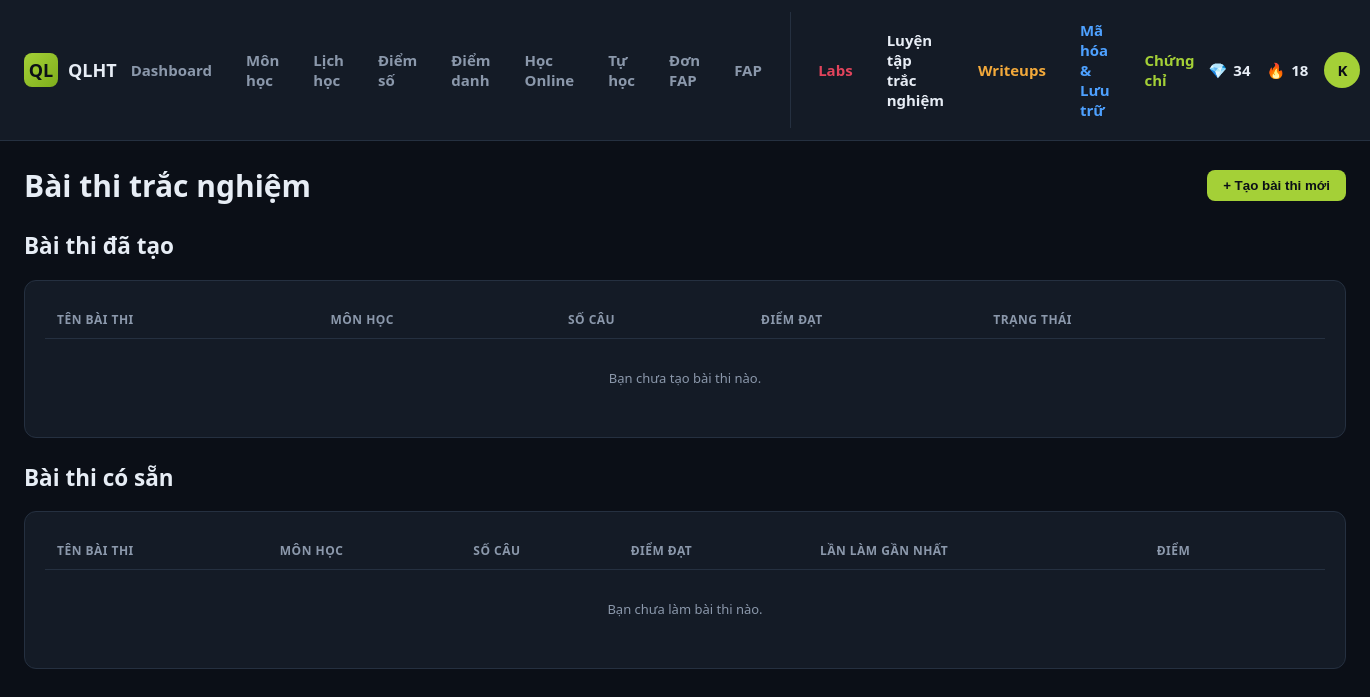
Page /assessments.php (signed in) on the committed database.
### tables this page shows
CREATE TABLE `students` (
  `id` int(11) NOT NULL,
  `student_code` varchar(20) NOT NULL,
  `full_name` varchar(100) NOT NULL,
  `major` varchar(150) NOT NULL,
  `email` varchar(100) DEFAULT NULL,
  `password_hash` varchar(255) NOT NULL,
  `role` enum('student','admin') NOT NULL DEFAULT 'student',
  `avatar` varchar(255) DEFAULT NULL,
  `streak_days` int(11) DEFAULT 0,
  `points` int(11) DEFAULT 0,
  `created_at` timestamp NOT NULL DEFAULT current_timestamp()
);

### config/auth.php (called while the page is built, shortened)
<?php
require_once __DIR__ . '/database.php';
function isLoggedIn(): bool {
    return isset($_SESSION['student_id']);
}
function currentStudent(): ?array {
    static $cache = null;
    if ($cache === null) {
        $stmt = getDB()->prepare('SELECT * FROM students WHERE id = ?');
        $stmt->execute([$_SESSION['student_id']]);
        $cache = $stmt->fetch() ?: null;
    }
    return $cache;
}

### config/database.php (called while the page is built, shortened)
<?php
function getDB(): PDO {
    static $pdo = null;
    if ($pdo === null) {
        $dsn = "mysql:host=" . DB_HOST . ";port=" . DB_PORT . ";dbname=" . DB_NAME . ";charset=" . DB_CHARSET;
        $options = [
            PDO::ATTR_ERRMODE            => PDO::ERRMODE_EXCEPTION,
            PDO::ATTR_DEFAULT_FETCH_MODE => PDO::FETCH_ASSOC,
            PDO::ATTR_EMULATE_PREPARES   => false,
        ];
        try {
            $pdo = new PDO($dsn, DB_USER, DB_PASS, $options);
        } catch (PDOException $e) {
            http_response_code(500);
            die('Loi ket noi co so du lieu: ' . htmlspecialchars($e->getMessage()));
        }
    }
    return $pdo;
}

### assessments.php (the view, shortened to what this page needs)
<?php
require_once __DIR__ . '/config/auth.php';
$db = getDB();
$sid = $_SESSION['student_id'];
$stmt = $db->prepare('SELECT a.*, s.subject_code FROM assessments a LEFT JOIN subjects s ON s.id=a.subject_id WHERE a.student_id=? ORDER BY a.created_at DESC');
$stmt->execute([$sid]);
$createdAssessments = $stmt->fetchAll();
$stmt = $db->prepare('SELECT a.*, aa.id as attempt_id, aa.total_score, aa.submitted_at FROM assessments a JOIN assessment_attempts aa ON aa.assessment_id=a.id WHERE aa.student_id=? AND a.is_published=1 ORDER BY aa.submitted_at DESC');
$stmt->execute([$sid]);
$completedAssessments = $stmt->fetchAll();
$activePage = 'assessments';
include __DIR__ . '/includes/header.php';
?>
<div class="card-header">
    <h1 style="margin:0;">Bài thi trắc nghiệm</h1>
    <button class="btn btn-accent" onclick="openCreateModal()">+ Tạo bài thi mới</button>
</div>
<h2 style="margin-top:24px;">Bài thi đã tạo</h2>
<div class="card">
    <table>
        <thead><tr><th>Tên bài thi</th><th>Môn học</th><th>Số câu</th><th>Điểm đạt</th><th>Trạng thái</th><th></th></tr></thead>
    </table>
    <?php if (!$createdAssessments): ?><div class="empty-state">Bạn chưa tạo bài thi nào.</div><?php endif; ?>
</div>
<h2 style="margin-top:24px;">Bài thi có sẵn</h2>
<div class="card">
    <table>
        <thead><tr><th>Tên bài thi</th><th>Môn học</th><th>Số câu</th><th>Điểm đạt</th><th>Lần làm gần nhất</th><th>Điểm</th><th></th></tr></thead>
    </table>
    <?php if (!$completedAssessments): ?><div class="empty-state">Bạn chưa làm bài thi nào.</div><?php endif; ?>
</div>
<?php include __DIR__ . '/includes/footer.php'; ?>

### includes/header.php (shortened to what this page needs)
<?php
$student = currentStudent();
$initial = $student ? mb_substr($student['full_name'], 0, 1) : '?';
?>
<!DOCTYPE html>
<html lang="vi">
<head>
<link rel="stylesheet" href="assets/css/style.css">
</head>
<body>
<div class="topbar">
    <div class="brand">
        <div class="logo">QL</div>
        QLHT
    </div>
    <nav>
        <a href="index.php" class="<?= $activePage === 'dashboard' ? 'active' : '' ?>">Dashboard</a>
        <a href="subjects.php" class="<?= $activePage === 'subjects' ? 'active' : '' ?>">Môn học</a>
        <a href="schedule.php" class="<?= $activePage === 'schedule' ? 'active' : '' ?>">Lịch học</a>
        <a href="grades.php" class="<?= $activePage === 'grades' ? 'active' : '' ?>">Điểm số</a>
        <a href="attendance.php" class="<?= $activePage === 'attendance' ? 'active' : '' ?>">Điểm danh</a>
        <a href="online.php" class="<?= $activePage === 'online' ? 'active' : '' ?>">Học Online</a>
        <a href="self_study.php" class="<?= ($activePage === 'self_study') ? 'active' : '' ?>">Tự học</a>
        <a href="fap.php" class="<?= $activePage === 'fap' ? 'active' : '' ?>">Đơn FAP</a>
         <a href="https://fap.fpt.edu.vn/Student.aspx" class="<?= $activePage === 'fap' ? 'active' : '' ?>">FAP</a>
    <a href="labs.php" class="<?= ($activePage === 'labs') ? 'active' : '' ?>" style="color: var(--red);"> Labs</a>
        <a href="quiz_take.php" class="<?= ($activePage === 'quiz') ? 'active' : '' ?>" style="color: var(--pink);">Luyện tập trắc nghiệm</a>
    <a href="writeups.php" class="<?= ($activePage === 'writeups') ? 'active' : '' ?>" style="color: var(--orange);"> Writeups</a>
    <a href="payloads.php" class="<?= ($activePage === 'payloads') ? 'active' : '' ?>" style="color: var(--blue);"> Mã hóa & Lưu trữ</a>
    <a href="certs.php" class="<?= ($activePage === 'certs') ? 'active' : '' ?>" style="color: var(--accent);"> Chứng chỉ</a>
    </nav>
    <div class="right">
        <?php if ($student): ?>
        <div class="stat-pill" title="Điểm rèn luyện"><span>💎</span> <?= (int)$student['points'] ?></div>
        <div class="stat-pill" title="Chuỗi ngày học liên tiếp"><span>🔥</span> <?= (int)$student['streak_days'] ?></div>
        <a href="profile.php" class="avatar"><?= htmlspecialchars($initial) ?></a>
        <?php endif; ?>
    </div>
</div>
<div class="page-wrap">

### assets/css/style.css (style rules this page uses)
:root { --bg: #0b0f17; --bg-panel: #141b26; --bg-panel-2: #1a2330; --border: #253040; --text: #e7edf5; --text-dim: #8b98ab; --accent: #a4d037; --accent-dark: #7fae1c; --blue: #4ea1ff; --red: #e2445c; --orange: #f2a93b; --purple: #9b6bd4; --radius: 12px; --sidebar-w: 232px; }
* { box-sizing: border-box; }
body { margin: 0; background: var(--bg); color: var(--text); font-family: "Segoe UI", Roboto, Inter, Arial, sans-serif; font-size: 15px; }
a { color: inherit; text-decoration: none; }
.topbar { display: flex; align-items: center; justify-content: space-between; padding: 12px 24px; background: var(--bg-panel); border-bottom: 1px solid var(--border); position: sticky; top: 0; z-index: 50; }
.topbar .brand { display: flex; align-items: center; gap: 10px; font-weight: 700; font-size: 18px; }
.topbar .brand .logo { width: 34px; height: 34px; border-radius: 8px; background: linear-gradient(135deg, var(--accent), var(--accent-dark)); display: flex; align-items: center; justify-content: center; color: #0b0f17; font-weight: 800; }
.topbar nav { display: flex; gap: 6px; }
.topbar nav a { padding: 8px 14px; border-radius: 8px; color: var(--text-dim); font-weight: 600; display: flex; align-items: center; gap: 6px; }
.topbar .right { display: flex; align-items: center; gap: 16px; }
.stat-pill { display: flex; align-items: center; gap: 6px; font-weight: 700; color: var(--text); }
.avatar { width: 36px; height: 36px; border-radius: 50%; background: var(--accent); color: #0b0f17; display: flex; align-items: center; justify-content: center; font-weight: 800; }
.btn { padding: 8px 16px; border-radius: 8px; border: none; font-weight: 700; cursor: pointer; }
.btn-accent { background: var(--accent); color: #0b0f17; }
.page-wrap { max-width: 1400px; margin: 0 auto; padding: 24px; }
.card { background: var(--bg-panel); border: 1px solid var(--border); border-radius: var(--radius); padding: 20px; }
.card-header { display: flex; align-items: center; justify-content: space-between; margin-bottom: 14px; }
table { width: 100%; border-collapse: collapse; }
th, td { text-align: left; padding: 10px 12px; border-bottom: 1px solid var(--border); font-size: 14px; }
th { color: var(--text-dim); font-weight: 700; text-transform: uppercase; font-size: 12px; letter-spacing: .04em; }
.empty-state { color: var(--text-dim); text-align: center; padding: 30px 10px; font-size: 13px; }

### rows in the picture
students: points "34", streak_days "18", full_name "K"
